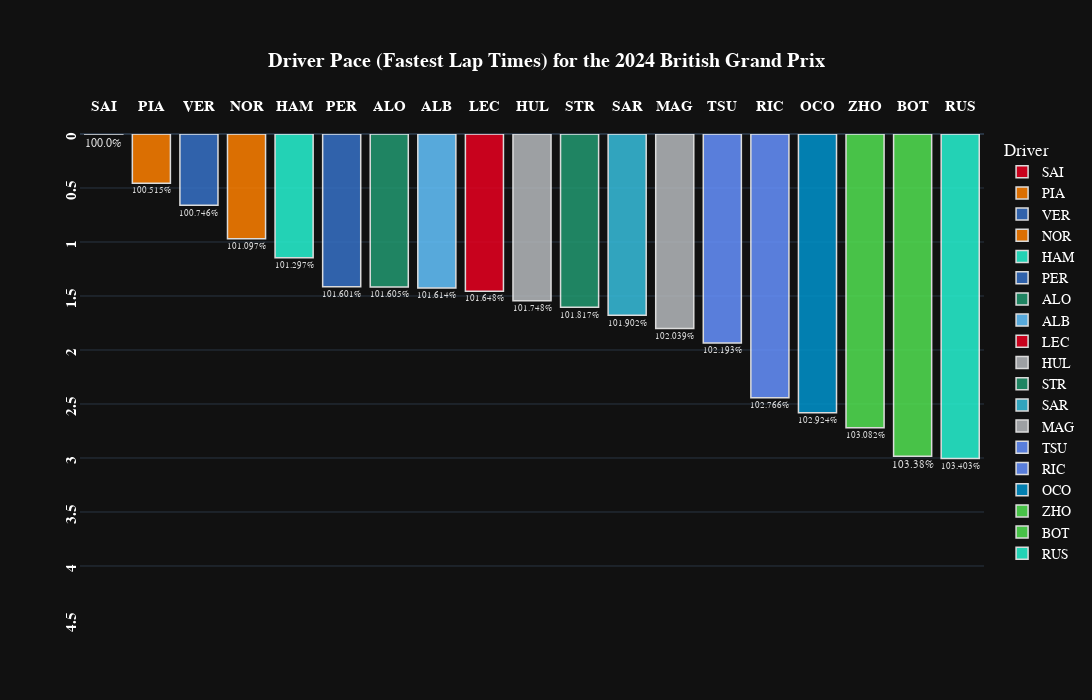

Notebook code cell kept with this figure:
### Code cell
fig=px.bar(
    transformed_laps_relative_min_all,
    x="Driver",
    y="Delta_Min_All",
    color='Driver',
    template="plotly_dark",
    title="<b>Driver Pace (Fastest Lap Times) for the {} {}</b>".format(year,gp),
    text="Delta_Percent_All",
    # palette=team_palette,
    # whiskerprops=dict(color="white"),
    # boxprops=dict(edgecolor="white"),
    # medianprops=dict(color="grey"),
    # capprops=dict(color="white"),
    height=700, width=1400,
    color_discrete_map={
                 "ALB": "#64C4FF",
                 "ALO": "#229971",
                 "BOT": "#52e252",
                 "GAS": "#0093cc",
                 "HAM": "#27F4D2",
                 "HUL": "#B6BABD",
                 "LEC": "#E80020",
                 "MAG": "#B6BABD",
                 "NOR": "#FF8000",
                 "OCO": "#0093cc",
                 "PER": "#3671C6",
                 "PIA": "#FF8000",
                 "RIC": "#6692FF",
                 "RUS": "#27F4D2",
                 "SAI": "#E80020",
                 "SAR": "#37BEDD",
                 "STR": "#229971",
                 "TSU": "#6692FF",
                 "VER": "#3671C6",
                 "ZHO": "#52e252"
          }
)

fig.update_traces(textposition='outside')

fig.update_traces(opacity=0.85)

fig.update_traces( marker_line_color='white',marker_line_width=1.5)

fig.update_yaxes(tickangle = -90,tickprefix="<b>",ticksuffix ="</b><br>")

fig.update_xaxes(tickangle = -0,tickprefix="<b>",ticksuffix ="</b><br>")

fig.update_yaxes(range=[4.5, 0])

# fig['layout']['yaxis']['autorange'] = "reversed"

fig.update_layout(
    xaxis={'side': 'top'},
    yaxis={'side': 'left'}
)

fig.update_xaxes(title_text='')      # Remove axis titles
fig.update_yaxes(title_text='')

fig.update_xaxes(
        title_standoff = 75
)

fig.update_layout(
    title_x=0.5,
    yaxis = dict(tickfont = dict(size=15)),
    xaxis = dict(tickfont = dict(size=15)),
    font=dict(
        family="PT Sans Narrow",
        size=14,
        color="White"
    ),
    title_font_family="PT Sans Narrow"
#  "Arial", "Balto", "Courier New", "Droid Sans", "Droid Serif", "Droid Sans Mono", "Gravitas One", "Old Standard TT", "Open Sans", "Overpass", "PT Sans Narrow", "Raleway", "Times New Roman"
)
fig.update_yaxes(ticksuffix = "  ")

fig.show()

### Figure 1 — Plotly figure (JSON) as saved in the notebook; plotly's stock layout.template omitted (floating-point values rounded to 4 significant figures)
{"data": [{"alignmentgroup": "True", "hovertemplate": "Driver=%{x}<br>Delta_Min_All=%{y}<br>Delta_Percent_All=%{text}<extra></extra>", "legendgroup": "SAI", "marker": {"color": "#E80020", "line": {"color": "white", "width": 1.5}, "pattern": {"shape": ""}}, "name": "SAI", "offsetgroup": "SAI", "opacity": 0.85, "orientation": "v", "showlegend": true, "text": ["100.0%"], "textposition": "outside", "type": "bar", "x": ["SAI"], "xaxis": "x", "y": [0.001], "yaxis": "y"}, {"alignmentgroup": "True", "hovertemplate": "Driver=%{x}<br>Delta_Min_All=%{y}<br>Delta_Percent_All=%{text}<extra></extra>", "legendgroup": "PIA", "marker": {"color": "#FF8000", "line": {"color": "white", "width": 1.5}, "pattern": {"shape": ""}}, "name": "PIA", "offsetgroup": "PIA", "opacity": 0.85, "orientation": "v", "showlegend": true, "text": ["100.515%"], "textposition": "outside", "type": "bar", "x": ["PIA"], "xaxis": "x", "y": [0.455], "yaxis": "y"}, {"alignmentgroup": "True", "hovertemplate": "Driver=%{x}<br>Delta_Min_All=%{y}<br>Delta_Percent_All=%{text}<extra></extra>", "legendgroup": "VER", "marker": {"color": "#3671C6", "line": {"color": "white", "width": 1.5}, "pattern": {"shape": ""}}, "name": "VER", "offsetgroup": "VER", "opacity": 0.85, "orientation": "v", "showlegend": true, "text": ["100.746%"], "textposition": "outside", "type": "bar", "x": ["VER"], "xaxis": "x", "y": [0.659], "yaxis": "y"}, {"alignmentgroup": "True", "hovertemplate": "Driver=%{x}<br>Delta_Min_All=%{y}<br>Delta_Percent_All=%{text}<extra></extra>", "legendgroup": "NOR", "marker": {"color": "#FF8000", "line": {"color": "white", "width": 1.5}, "pattern": {"shape": ""}}, "name": "NOR", "offsetgroup": "NOR", "opacity": 0.85, "orientation": "v", "showlegend": true, "text": ["101.097%"], "textposition": "outside", "type": "bar", "x": ["NOR"], "xaxis": "x", "y": [0.969], "yaxis": "y"}, {"alignmentgroup": "True", "hovertemplate": "Driver=%{x}<br>Delta_Min_All=%{y}<br>Delta_Percent_All=%{text}<extra></extra>", "legendgroup": "HAM", "marker": {"color": "#27F4D2", "line": {"color": "white", "width": 1.5}, "pattern": {"shape": ""}}, "name": "HAM", "offsetgroup": "HAM", "opacity": 0.85, "orientation": "v", "showlegend": true, "text": ["101.297%"], "textposition": "outside", "type": "bar", "x": ["HAM"], "xaxis": "x", "y": [1.145], "yaxis": "y"}, {"alignmentgroup": "True", "hovertemplate": "Driver=%{x}<br>Delta_Min_All=%{y}<br>Delta_Percent_All=%{text}<extra></extra>", "legendgroup": "PER", "marker": {"color": "#3671C6", "line": {"color": "white", "width": 1.5}, "pattern": {"shape": ""}}, "name": "PER", "offsetgroup": "PER", "opacity": 0.85, "orientation": "v", "showlegend": true, "text": ["101.601%"], "textposition": "outside", "type": "bar", "x": ["PER"], "xaxis": "x", "y": [1.414], "yaxis": "y"}, {"alignmentgroup": "True", "hovertemplate": "Driver=%{x}<br>Delta_Min_All=%{y}<br>Delta_Percent_All=%{text}<extra></extra>", "legendgroup": "ALO", "marker": {"color": "#229971", "line": {"color": "white", "width": 1.5}, "pattern": {"shape": ""}}, "name": "ALO", "offsetgroup": "ALO", "opacity": 0.85, "orientation": "v", "showlegend": true, "text": ["101.605%"], "textposition": "outside", "type": "bar", "x": ["ALO"], "xaxis": "x", "y": [1.417], "yaxis": "y"}, {"alignmentgroup": "True", "hovertemplate": "Driver=%{x}<br>Delta_Min_All=%{y}<br>Delta_Percent_All=%{text}<extra></extra>", "legendgroup": "ALB", "marker": {"color": "#64C4FF", "line": {"color": "white", "width": 1.5}, "pattern": {"shape": ""}}, "name": "ALB", "offsetgroup": "ALB", "opacity": 0.85, "orientation": "v", "showlegend": true, "text": ["101.614%"], "textposition": "outside", "type": "bar", "x": ["ALB"], "xaxis": "x", "y": [1.425], "yaxis": "y"}, {"alignmentgroup": "True", "hovertemplate": "Driver=%{x}<br>Delta_Min_All=%{y}<br>Delta_Percent_All=%{text}<extra></extra>", "legendgroup": "LEC", "marker": {"color": "#E80020", "line": {"color": "white", "width": 1.5}, "pattern": {"shape": ""}}, "name": "LEC", "offsetgroup": "LEC", "opacity": 0.85, "orientation": "v", "showlegend": true, "text": ["101.648%"], "textposition": "outside", "type": "bar", "x": ["LEC"], "xaxis": "x", "y": [1.455], "yaxis": "y"}, {"alignmentgroup": "True", "hovertemplate": "Driver=%{x}<br>Delta_Min_All=%{y}<br>Delta_Percent_All=%{text}<extra></extra>", "legendgroup": "HUL", "marker": {"color": "#B6BABD", "line": {"color": "white", "width": 1.5}, "pattern": {"shape": ""}}, "name": "HUL", "offsetgroup": "HUL", "opacity": 0.85, "orientation": "v", "showlegend": true, "text": ["101.748%"], "textposition": "outside", "type": "bar", "x": ["HUL"], "xaxis": "x", "y": [1.543], "yaxis": "y"}, {"alignmentgroup": "True", "hovertemplate": "Driver=%{x}<br>Delta_Min_All=%{y}<br>Delta_Percent_All=%{text}<extra></extra>", "legendgroup": "STR", "marker": {"color": "#229971", "line": {"color": "white", "width": 1.5}, "pattern": {"shape": ""}}, "name": "STR", "offsetgroup": "STR", "opacity": 0.85, "orientation": "v", "showlegend": true, "text": ["101.817%"], "textposition": "outside", "type": "bar", "x": ["STR"], "xaxis": "x", "y": [1.604], "yaxis": "y"}, {"alignmentgroup": "True", "hovertemplate": "Driver=%{x}<br>Delta_Min_All=%{y}<br>Delta_Percent_All=%{text}<extra></extra>", "legendgroup": "SAR", "marker": {"color": "#37BEDD", "line": {"color": "white", "width": 1.5}, "pattern": {"shape": ""}}, "name": "SAR", "offsetgroup": "SAR", "opacity": 0.85, "orientation": "v", "showlegend": true, "text": ["101.902%"], "textposition": "outside", "type": "bar", "x": ["SAR"], "xaxis": "x", "y": [1.679], "yaxis": "y"}, {"alignmentgroup": "True", "hovertemplate": "Driver=%{x}<br>Delta_Min_All=%{y}<br>Delta_Percent_All=%{text}<extra></extra>", "legendgroup": "MAG", "marker": {"color": "#B6BABD", "line": {"color": "white", "width": 1.5}, "pattern": {"shape": ""}}, "name": "MAG", "offsetgroup": "MAG", "opacity": 0.85, "orientation": "v", "showlegend": true, "text": ["102.039%"], "textposition": "outside", "type": "bar", "x": ["MAG"], "xaxis": "x", "y": [1.8], "yaxis": "y"}, {"alignmentgroup": "True", "hovertemplate": "Driver=%{x}<br>Delta_Min_All=%{y}<br>Delta_Percent_All=%{text}<extra></extra>", "legendgroup": "TSU", "marker": {"color": "#6692FF", "line": {"color": "white", "width": 1.5}, "pattern": {"shape": ""}}, "name": "TSU", "offsetgroup": "TSU", "opacity": 0.85, "orientation": "v", "showlegend": true, "text": ["102.193%"], "textposition": "outside", "type": "bar", "x": ["TSU"], "xaxis": "x", "y": [1.936], "yaxis": "y"}, {"alignmentgroup": "True", "hovertemplate": "Driver=%{x}<br>Delta_Min_All=%{y}<br>Delta_Percent_All=%{text}<extra></extra>", "legendgroup": "RIC", "marker": {"color": "#6692FF", "line": {"color": "white", "width": 1.5}, "pattern": {"shape": ""}}, "name": "RIC", "offsetgroup": "RIC", "opacity": 0.85, "orientation": "v", "showlegend": true, "text": ["102.766%"], "textposition": "outside", "type": "bar", "x": ["RIC"], "xaxis": "x", "y": [2.442], "yaxis": "y"}, {"alignmentgroup": "True", "hovertemplate": "Driver=%{x}<br>Delta_Min_All=%{y}<br>Delta_Percent_All=%{text}<extra></extra>", "legendgroup": "OCO", "marker": {"color": "#0093cc", "line": {"color": "white", "width": 1.5}, "pattern": {"shape": ""}}, "name": "OCO", "offsetgroup": "OCO", "opacity": 0.85, "orientation": "v", "showlegend": true, "text": ["102.924%"], "textposition": "outside", "type": "bar", "x": ["OCO"], "xaxis": "x", "y": [2.582], "yaxis": "y"}, {"alignmentgroup": "True", "hovertemplate": "Driver=%{x}<br>Delta_Min_All=%{y}<br>Delta_Percent_All=%{text}<extra></extra>", "legendgroup": "ZHO", "marker": {"color": "#52e252", "line": {"color": "white", "width": 1.5}, "pattern": {"shape": ""}}, "name": "ZHO", "offsetgroup": "ZHO", "opacity": 0.85, "orientation": "v", "showlegend": true, "text": ["103.082%"], "textposition": "outside", "type": "bar", "x": ["ZHO"], "xaxis": "x", "y": [2.721], "yaxis": "y"}, {"alignmentgroup": "True", "hovertemplate": "Driver=%{x}<br>Delta_Min_All=%{y}<br>Delta_Percent_All=%{text}<extra></extra>", "legendgroup": "BOT", "marker": {"color": "#52e252", "line": {"color": "white", "width": 1.5}, "pattern": {"shape": ""}}, "name": "BOT", "offsetgroup": "BOT", "opacity": 0.85, "orientation": "v", "showlegend": true, "text": ["103.38%"], "textposition": "outside", "type": "bar", "x": ["BOT"], "xaxis": "x", "y": [2.984], "yaxis": "y"}, {"alignmentgroup": "True", "hovertemplate": "Driver=%{x}<br>Delta_Min_All=%{y}<br>Delta_Percent_All=%{text}<extra></extra>", "legendgroup": "RUS", "marker": {"color": "#27F4D2", "line": {"color": "white", "width": 1.5}, "pattern": {"shape": ""}}, "name": "RUS", "offsetgroup": "RUS", "opacity": 0.85, "orientation": "v", "showlegend": true, "text": ["103.403%"], "textposition": "outside", "type": "bar", "x": ["RUS"], "xaxis": "x", "y": [3.005], "yaxis": "y"}], "layout": {"barmode": "relative", "font": {"color": "White", "family": "PT Sans Narrow", "size": 14}, "height": 700, "legend": {"title": {"text": "Driver"}, "tracegroupgap": 0}, "title": {"font": {"family": "PT Sans Narrow"}, "text": "<b>Driver Pace (Fastest Lap Times) for the 2024 British Grand Prix</b>", "x": 0.5}, "width": 1400, "xaxis": {"anchor": "y", "categoryarray": ["SAI", "PIA", "VER", "NOR", "HAM", "PER", "ALO", "ALB", "LEC", "HUL", "STR", "SAR", "MAG", "TSU", "RIC", "OCO", "ZHO", "BOT", "RUS"], "categoryorder": "array", "domain": [0, 1], "side": "top", "tickangle": 0, "tickfont": {"size": 15}, "tickprefix": "<b>", "ticksuffix": "</b><br>", "title": {"standoff": 75, "text": ""}}, "yaxis": {"anchor": "x", "domain": [0, 1], "range": [4.5, 0], "side": "left", "tickangle": -90, "tickfont": {"size": 15}, "tickprefix": "<b>", "ticksuffix": "  ", "title": {"text": ""}}}}
